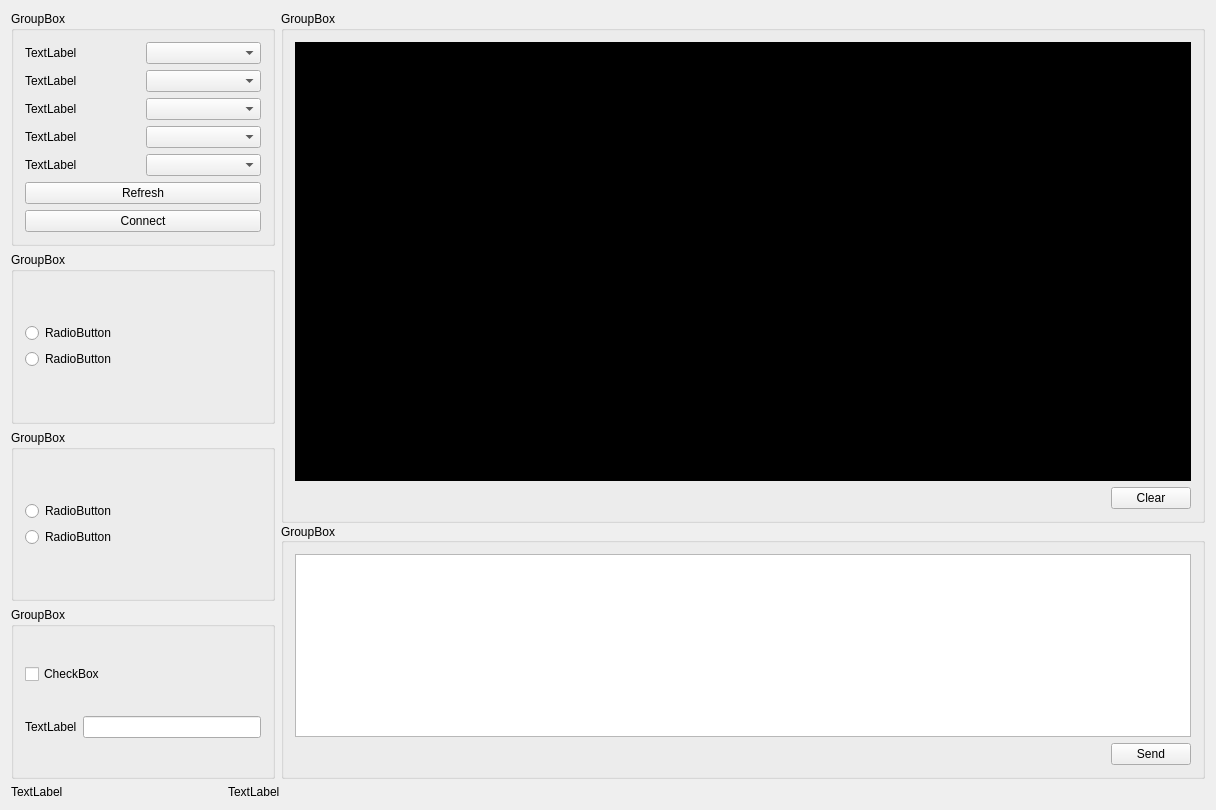
<?xml version="1.0" encoding="UTF-8"?>
<ui version="4.0">
 <class>MainWindow</class>
 <widget class="QMainWindow" name="MainWindow">
  <property name="geometry">
   <rect>
    <x>0</x>
    <y>0</y>
    <width>1216</width>
    <height>810</height>
   </rect>
  </property>
  <property name="windowTitle">
   <string>MainWindow</string>
  </property>
  <widget class="QWidget" name="centralWidget">
   <layout class="QVBoxLayout" name="verticalLayout_2">
    <item>
     <layout class="QHBoxLayout" name="horizontalLayout_4" stretch="2,7">
      <item>
       <layout class="QVBoxLayout" name="verticalLayout_6">
        <item>
         <widget class="QGroupBox" name="groupBoxConfig">
          <property name="title">
           <string>GroupBox</string>
          </property>
          <layout class="QVBoxLayout" name="verticalLayout_5">
           <item>
            <layout class="QGridLayout" name="gridLayout">
             <item row="0" column="0">
              <widget class="QLabel" name="labelPort">
               <property name="text">
                <string>TextLabel</string>
               </property>
              </widget>
             </item>
             <item row="0" column="1">
              <widget class="QComboBox" name="comboBoxPort"/>
             </item>
             <item row="1" column="0">
              <widget class="QLabel" name="labelRate">
               <property name="text">
                <string>TextLabel</string>
               </property>
              </widget>
             </item>
             <item row="1" column="1">
              <widget class="QComboBox" name="comboBoxRate"/>
             </item>
             <item row="2" column="0">
              <widget class="QLabel" name="labelParity">
               <property name="text">
                <string>TextLabel</string>
               </property>
              </widget>
             </item>
             <item row="2" column="1">
              <widget class="QComboBox" name="comboBoxParity"/>
             </item>
             <item row="3" column="0">
              <widget class="QLabel" name="labelDataBits">
               <property name="text">
                <string>TextLabel</string>
               </property>
              </widget>
             </item>
             <item row="3" column="1">
              <widget class="QComboBox" name="comboBoxDataBits"/>
             </item>
             <item row="4" column="0">
              <widget class="QLabel" name="labelStopBits">
               <property name="text">
                <string>TextLabel</string>
               </property>
              </widget>
             </item>
             <item row="4" column="1">
              <widget class="QComboBox" name="comboBoxStopBits"/>
             </item>
            </layout>
           </item>
           <item>
            <widget class="QPushButton" name="pushButtonRefresh">
             <property name="text">
              <string>Refresh</string>
             </property>
            </widget>
           </item>
           <item>
            <widget class="QPushButton" name="pushButtonConnect">
             <property name="text">
              <string>Connect</string>
             </property>
            </widget>
           </item>
          </layout>
         </widget>
        </item>
        <item>
         <widget class="QGroupBox" name="groupBoxSendWay">
          <property name="title">
           <string>GroupBox</string>
          </property>
          <layout class="QGridLayout" name="gridLayout_4">
           <item row="0" column="0">
            <layout class="QVBoxLayout" name="verticalLayout_4">
             <item>
              <widget class="QRadioButton" name="radioButtonSendChar">
               <property name="text">
                <string>RadioButton</string>
               </property>
              </widget>
             </item>
             <item>
              <widget class="QRadioButton" name="radioButtonSendHex">
               <property name="text">
                <string>RadioButton</string>
               </property>
              </widget>
             </item>
            </layout>
           </item>
          </layout>
         </widget>
        </item>
        <item>
         <widget class="QGroupBox" name="groupBoxReceiveWay">
          <property name="title">
           <string>GroupBox</string>
          </property>
          <layout class="QGridLayout" name="gridLayout_2">
           <item row="0" column="0">
            <layout class="QVBoxLayout" name="verticalLayout_3">
             <item>
              <widget class="QRadioButton" name="radioButtonRecChar">
               <property name="text">
                <string>RadioButton</string>
               </property>
              </widget>
             </item>
             <item>
              <widget class="QRadioButton" name="radioButtonRecHex">
               <property name="text">
                <string>RadioButton</string>
               </property>
              </widget>
             </item>
            </layout>
           </item>
          </layout>
         </widget>
        </item>
        <item>
         <widget class="QGroupBox" name="groupBox">
          <property name="title">
           <string>GroupBox</string>
          </property>
          <layout class="QVBoxLayout" name="verticalLayout_7">
           <item>
            <widget class="QCheckBox" name="checkBoxAutoSend">
             <property name="text">
              <string>CheckBox</string>
             </property>
            </widget>
           </item>
           <item>
            <layout class="QHBoxLayout" name="horizontalLayout_5">
             <item>
              <widget class="QLabel" name="labelGapTime">
               <property name="text">
                <string>TextLabel</string>
               </property>
              </widget>
             </item>
             <item>
              <widget class="QLineEdit" name="lineEditGaptime"/>
             </item>
            </layout>
           </item>
          </layout>
         </widget>
        </item>
       </layout>
      </item>
      <item>
       <layout class="QVBoxLayout" name="verticalLayout" stretch="4,2">
        <property name="spacing">
         <number>0</number>
        </property>
        <item>
         <widget class="QGroupBox" name="groupBoxReceiveArea">
          <property name="title">
           <string>GroupBox</string>
          </property>
          <layout class="QGridLayout" name="gridLayout_6">
           <item row="0" column="0">
            <widget class="QPlainTextEdit" name="plainTextEditReceive">
             <property name="styleSheet">
              <string notr="true">background:rgba(0,0,0);
color:rgba(22,149,244,1);</string>
             </property>
            </widget>
           </item>
           <item row="1" column="0">
            <layout class="QHBoxLayout" name="horizontalLayout">
             <item>
              <spacer name="horizontalSpacer_2">
               <property name="orientation">
                <enum>Qt::Horizontal</enum>
               </property>
               <property name="sizeHint" stdset="0">
                <size>
                 <width>40</width>
                 <height>20</height>
                </size>
               </property>
              </spacer>
             </item>
             <item>
              <widget class="QPushButton" name="pushButtonClear">
               <property name="text">
                <string>Clear</string>
               </property>
              </widget>
             </item>
            </layout>
           </item>
          </layout>
         </widget>
        </item>
        <item>
         <widget class="QGroupBox" name="groupBoxSendArea">
          <property name="enabled">
           <bool>true</bool>
          </property>
          <property name="sizePolicy">
           <sizepolicy hsizetype="Preferred" vsizetype="Preferred">
            <horstretch>0</horstretch>
            <verstretch>0</verstretch>
           </sizepolicy>
          </property>
          <property name="title">
           <string>GroupBox</string>
          </property>
          <property name="alignment">
           <set>Qt::AlignLeading|Qt::AlignLeft|Qt::AlignVCenter</set>
          </property>
          <layout class="QGridLayout" name="gridLayout_5">
           <item row="1" column="0">
            <layout class="QHBoxLayout" name="horizontalLayout_2">
             <item>
              <spacer name="horizontalSpacer">
               <property name="orientation">
                <enum>Qt::Horizontal</enum>
               </property>
               <property name="sizeHint" stdset="0">
                <size>
                 <width>40</width>
                 <height>20</height>
                </size>
               </property>
              </spacer>
             </item>
             <item>
              <widget class="QPushButton" name="pushButtonSend">
               <property name="text">
                <string>Send</string>
               </property>
              </widget>
             </item>
            </layout>
           </item>
           <item row="0" column="0">
            <widget class="QPlainTextEdit" name="plainTextEditSend"/>
           </item>
          </layout>
         </widget>
        </item>
       </layout>
      </item>
     </layout>
    </item>
    <item>
     <layout class="QHBoxLayout" name="horizontalLayout_3">
      <item>
       <widget class="QLabel" name="labelTipCategory">
        <property name="maximumSize">
         <size>
          <width>211</width>
          <height>16777215</height>
         </size>
        </property>
        <property name="text">
         <string>TextLabel</string>
        </property>
       </widget>
      </item>
      <item>
       <widget class="QLabel" name="labelTipContent">
        <property name="text">
         <string>TextLabel</string>
        </property>
       </widget>
      </item>
     </layout>
    </item>
   </layout>
  </widget>
  <widget class="QMenuBar" name="menuBar">
   <property name="geometry">
    <rect>
     <x>0</x>
     <y>0</y>
     <width>1216</width>
     <height>23</height>
    </rect>
   </property>
  </widget>
 </widget>
 <layoutdefault spacing="6" margin="11"/>
 <resources/>
 <connections/>
</ui>
